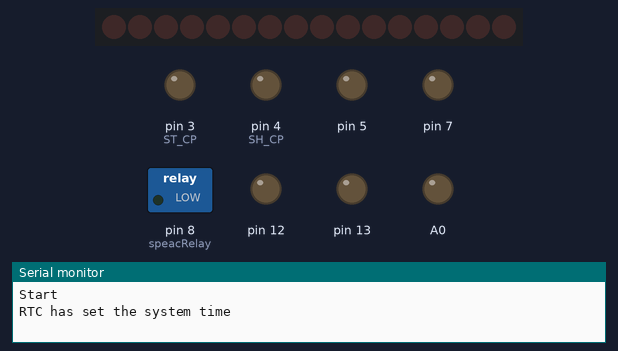
The program below on a simulated Arduino Pro Mini, built with avr-gcc and run on an emulated ATmega328P. Parts: 16 shift-register outputs drawn as a row of LEDs (first output left, lit = HIGH), switched loads named in the program (green lamp = pin HIGH), output pins drawn as LEDs (lit = HIGH), the last lines printed to the serial monitor. The local clock reads 2024-03-15 10:24:30 at power-on unless the program sets it.

Above: at 0.1 s.
At 2.1 s:
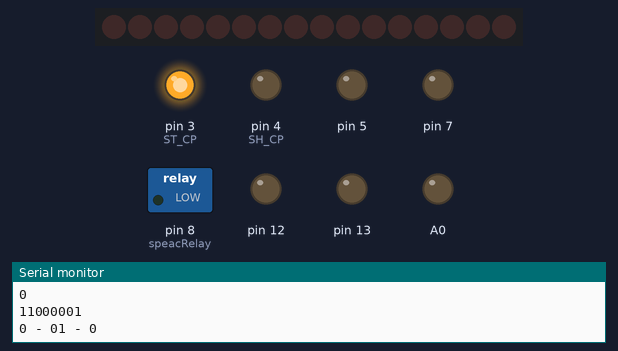
Timing chart, 0 to 3.6 s (numbered marks = the images above):
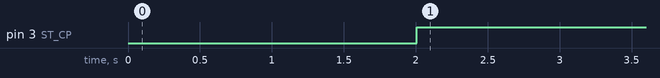

Measured:
- by itself, pin 3 (ST_CP): LOW → HIGH at 2.0 s

The program:

main.cpp
```cpp
// G my_proj

/*
   TimeRTC.pde
   example code illustrating Time library with Real Time Clock.
   pwm -  5, 6 : 9, 10 : 11  13

	Timer0 - используется millis (), micros (), delay () и ШИМ на пинах 5 и 6
	Timer1 - используется для Servo, библиотеки WaveHC и ШИМ на пинах 9 и 10
	Timer2 - используется Tone и ШИМ на пинах 11 и 13

*/
#include <Arduino.h>
#include "NewPing.h"
//#include <Ultrasonic.h>  //Дальнометр SR04

#include <Wire.h>
#include <DS1307RTC.h>  // a basic DS1307 library that returns time as a time_t

#include "IRremote.h"
#include <DHT.h>
//#include <avr/pgmspace.h> // ДлЯ Progem запись во флэш

// #include "read_serial.h"

// Прототипы функций

// Устанавливаем значения в регистры  0 - topic № сдвиговика в массиве , 0- № регистра, 1-значение,2-сообщение (отправлять или нет) //Уст бит в сдвиговый регистр 0 - topic, 1 - num, 2 - val, 3 - send отправлять или нет
//void set_reg_shift(byte topic, byte num, byte val, bool send);
void set_reg_shift(bool send);

// получить значения регистров  0 - № PCF (array_name), 1 - № регистра PCF
byte get_value_regs_PCF(byte i);

// Чтение и установка данных из Serial
void read_serial();

// чтение регистров  и запись в active_reg
void read_array_regs ();

// проверка и установка сдвиговых регистров из нажатых PCF
void set_push_PCF_to_shiftreg ();

// очищаем переменные Serial
void serial_clear();

// Отправляем сообщение в Serial
void send_to_serial( byte topic, byte num, int value);


#include "my_lib.h"


//#include <LiquidCrystal_I2C.h>
//LiquidCrystal_I2C lcd(0x21,16,2);

//КОНСТАНТЫ
#define DHTPIN 6
#define DHTTYPE           DHT11
//#define btnSpeac      2
#define BTN      9
//#define micD      7
#define sr04Trig  10
#define sr04Echo  11
//Ultrasonic ultrasonic(sr04Trig, sr04Echo);

//74HC595
#define DS  2
#define ST_CP  3
#define SH_CP  4


#define speacRelay      8
//#define micLamp      3

const int btns = A0;   //496, 333, ,249, 199, 165
const int sensTherm = A2;
const int sensLight = A3;

DHT dht(DHTPIN, DHTTYPE);


//*******************************************
//ПЕРЕМЕННЫЕ ДЛЯ РЕГИСТРОВ
#define ARRAY_LENGTH 3

	//переменные 74HC595

byte array_shift_reg[] =
{
	0b00000000,
	0b00000000
};
byte count_reg_shift = sizeof(array_shift_reg); //Кол-во строк массива, 3 столбца

// 0 - сдвиговые регистры, 1 -  не в маске, 2 - зажатые, 3 - маска
 byte arr_shift_reg[][4]  = {
//	PCF			 без маски	 >3s		 маска, связь со сдвиговым
	{0b00000000, 0b00000000, 0b00000000, 0b11000011},
	{0b00000000, 0b00000000, 0b00000000, 0b11000011}
  };

byte count_reg_PCF = sizeof(arr_shift_reg)/4; //Кол-во строк массива, 4 столбца

//Для циклов
byte i, j;
boolean bit_PCF_reg;
byte byte_PCF_reg;
//byte registers_shift_1 = 0b00000000;
//byte registers_shift_2 = 0b00000000;


#include <PCF8574.h>  // Расширитель портов
PCF8574 expander_21(0x21); //1+
PCF8574 expander_20(0x20);  //3-

// Храним значеие байта из PCF
byte value_reg_PCF = 0;
// Храним значеие маски для PCF
byte mask_PCF = 0;

//значение задержки, если переполнено, то прошло больше 3 сек и кнопка считается зажатой
byte value_time_delay = 0;
// временное значение сдвигового регичтра
byte value_reg_shift = 0;


// Объявление переменных
// для read_serial
char serial_char = 0;

struct serial_struct
{
	String id = "";
	String topic = "";
	String num = "";
	String value = "";

	byte b_id = 0;
	byte b_topic = 0;
	byte b_num = 0;
	byte b_value = 0;
};

//Структура для хранения данных из сериала
serial_struct serial_vars;
byte serial_num = 0;
String arduino_id = "1";


void setup()
{
	//Устанавливаем сначала все порты на вывод
	for (byte i = 1; i <= 14; i++)
	{
		pinMode(i, OUTPUT);
		digitalWrite(i, LOW);
	}


	pinMode(sr04Trig, OUTPUT);
	pinMode(sr04Echo, INPUT);

	Serial.begin(115200);
	Serial.println("Start");

	//Расширитель портов
	expander_20.begin();
	expander_21.begin();


	//74HC595
	//устанавливаем режим OUTPUT
	pinMode(ST_CP, OUTPUT);
	pinMode(SH_CP, OUTPUT);
	pinMode(DS, OUTPUT);
	digitalWrite(ST_CP, LOW);

	pinMode(BTN, INPUT);   //а 9й – входом кнопки

	pinMode(speacRelay, OUTPUT);  //8й вывод будет выходом
	digitalWrite(speacRelay, LOW);

	// время
	while (!Serial) ; // Только для платы Leonardo
	setSyncProvider(RTC.get);   // получаем время с RTC
	if (timeStatus() != timeSet)
		Serial.println("Unable to sync with the RTC"); //синхронизация не удаласть
	else
		Serial.println("RTC has set the system time");

	//dht.begin();


}

// TODO:  Основной цикл
void loop()
{
	//Для отладки PCF
	delay(2000);
	//for (int i = 0; i < 8; i++)
	//{
		/*Serial.print(i);
		Serial.print(get_value_regs_PCF(0, i));
		delay(10);
		Serial.println(get_value_regs_PCF(1, i));
		delay(10);*/
		Serial.println("--------");
		Serial.println(expander_21.read8(), BIN);
		Serial.println(expander_20.read8(), BIN);

		if (expander_21.read8() == 0b00000010)
		{
			array_shift_reg[0] = 255;
			array_shift_reg[1] = 255;
			//set_reg_shift(1);
		}
		else
		{
			array_shift_reg[0] = 0;
			array_shift_reg[1] = 0;
		}

			//Serial.println("1");


	//}
	//Serial.println("---------------");

	//Serial.println("1");
	// читаем данные с Serial порта и записываем в структуру
	///read_serial();
	//Serial.println("2");


	// проверяем все регистры и получаем данные. если что-то нажато
	///read_array_regs();
	//Serial.println("3");
	// Устанавливаем нажатые кнопки в сдвиговые регистры
	///set_push_PCF_to_shiftreg();
	//Serial.println("4");
	//  TODO: Установить значения в сдвиговые регистры
	set_reg_shift(1);
	//Serial.println("5");
	//serial_clear();
	//Serial.println("6");

	//Вывод данных 5000 - 20 минут
	/*if (counter == 5000)
	{
		counter = 0;
		Serial.println("i1t50n0v"+String(float(Thermister(analogRead(sensTherm))),1));
		Serial.println("i1t51n0v"+String(float(analogRead(sensLight)),1));
		Serial.println("i1t52n0v"+digitalClockDisplay());
		//delay(5);
		val = !digitalRead(speacRelay);

		//Считываем влажность и температуру
		float h = dht.readHumidity();
		float t = dht.readTemperature();

		// Проверка удачно прошло ли считывание влажности и температуры
		if (isnan(h) || isnan(t))
		{
			Serial.println("/hall/dht11@off%");
			return;
		}

		Serial.println("/hall/dht11t@"+String(t)+"%");
		Serial.println("/hall/dht11h@"+String(h)+"%");


	}
	counter++;*/
	//Serial.println("END");
	//Serial.println("df");
	//delay(200);
}

//*********************************************************************************************
//***************************************ФУНКЦИИ***********************************************
//*********************************************************************************************


// TODO: чтение регистров  и запись в active_reg
void read_array_regs ()
{
	// биты, которые нажаты и подходят по маске
	byte act_mask = 0;
	// биты, которые нажаты и не подходят по маске
	byte not_act_mask = 0;
	// биты, которые нажаты и не подходят по маске
	byte num_set_reg_pcf = 0;
	// флаг загрузки в ренистры сдвига
	byte flag_set_shift = 0;


	//Serial.println("Start arr");
	for (i=0; i < count_reg_PCF; i++)
	{
		value_reg_PCF = get_value_regs_PCF(i);
		//получаем маску
		mask_PCF = arr_shift_reg[i][2];
		// Выделяем биты, которые подходят по маске
		act_mask = value_reg_PCF & mask_PCF;
		// Выделяем биты, которые не подходят по маске
		not_act_mask = value_reg_PCF xor act_mask;
		num_set_reg_pcf = 255;

		//Вычисляем номер регистра, который установлен
		for ( j = 0; j < 8; j++)
		{
			if (bitRead(act_mask, j) == 1)
			{
				num_set_reg_pcf = j;
				break;
			}
		}

		while(value_reg_PCF > 0 )
		{
			value_reg_PCF = get_value_regs_PCF(i);
			//если отпустили кнопку, то устанавливаем регистры
			if (value_reg_PCF == 0)
			{

				//Установка в регистр, нажатия кнопки

				if(value_time_delay == 255) // Если была зажата
				{
					//bitSet(arr_shift_reg[i][1], num_set_reg_pcf);
					arr_shift_reg[i][2] = arr_shift_reg[i][2] xor act_mask;
				}
				else  // если не зажата
				{
					//bitSet(arr_shift_reg[i][0], num_set_reg_pcf);
					arr_shift_reg[i][0] = arr_shift_reg[i][0] xor act_mask;
					if (act_mask !=0)
					{
						flag_set_shift = 1;
					}
					arr_shift_reg[i][1] = arr_shift_reg[i][1] xor not_act_mask;
				}


			}
			//Считаем время задержки
			delay(11);
			if (value_time_delay != 255)
				{
					value_time_delay++;
				}

		}
	}

	// Устанавливаем регистры сдвига, если есть нажатия кнопок
	if (flag_set_shift == 1)
	{
		set_reg_shift(0);

	}
}

void set_push_PCF_to_shiftreg()
{
	//Serial.println("Start push");
	for (i = 0; i < count_reg_PCF; i++)
	{
		byte_PCF_reg = arr_shift_reg[i][0];

		// Если не нажата ни одна кнопка, то переходим к следующей микросхеме
		if (byte_PCF_reg != 0)
		{


			//////////////////////////////////////////
			for (j=0; j < 8; j++)
			{
				/*// Отладка
				Serial.println("i - " + String(i));
				Serial.println("j - " + String(j));
				*/

				bit_PCF_reg = bitRead(byte_PCF_reg, j);
				if (bit_PCF_reg != 0)
				{
					// Проверяем нажатие кнопки и если есть связь со сдвиговым регистром, то инвертируем синганл
					if (bit_PCF_reg == bitRead(arr_shift_reg[i][2], j))
					{
						value_reg_shift = bitRead(array_shift_reg[i], j);
						bitWrite(array_shift_reg[i], j, !value_reg_shift);
						send_to_serial(i,j,!value_reg_shift);
					}
					else
					{
						/* code */
					}

				}

			}
		}
	}


	//устанавливаем отдельные регистры, которые не связаны с PCF
	for (i = count_reg_PCF; i < count_reg_shift; i++)
	{
		for (j=0; j < 8; j++)
		{
			//bit_PCF_reg = bitRead(array_shift_reg[i], j);

		}
	}

}


void read_serial()
{
	//Serial.println("Start serial");
	while (Serial.available() > 0)
	{
		//delay(1);
		// забираем первый символ
		serial_char = Serial.read();

	 	switch (serial_char)
		{
			case 'i':
				serial_num = 1;
				continue;

			case 't':
				// если id сообщения равен устройству, то записываем следующее значение
				if (serial_vars.id == arduino_id)
				{
					serial_num = 2;
				}
				// иначе, мы обнуляем переменные и очищаем кэш сериала
				else
				{
					serial_clear();

					while (Serial.available() > 0)
					{
						Serial.read();
					}
				}
				continue;

			case 'n':
				serial_num = 3;
				continue;

			case 'v':
				serial_num = 4;
				continue;
		}

		// ессли получаем не число, то сбрасываем переменные и буфер
		if (!isdigit(serial_char))
		{
			serial_clear();

			while (Serial.available() > 0)
			{
				Serial.read();
			}

		}

		switch (serial_num)
		{
			case 1:
				serial_vars.id += serial_char;
				break;
			case 2:
				serial_vars.topic += serial_char;
				break;
			case 3:
				serial_vars.num += serial_char;
				break;
			case 4:
				serial_vars.value += serial_char;
				break;
		}
	}

	// После проверки буфера сообщений проверяем id и если он есть, то ковертируем в цифры
	if (serial_vars.id != "" and serial_num == 4)
	{
		serial_vars.b_id = serial_vars.id.toInt();
		serial_vars.b_topic = serial_vars.topic.toInt();
		serial_vars.b_num = serial_vars.num.toInt();
		serial_vars.b_value = serial_vars.value.toInt();

		Serial.println(serial_vars.topic + "-" + serial_vars.num + "-" + serial_vars.value);

		//если номер регистра меньше 50, значит это сдвиговый регистр и ставим его сразу
		if (serial_vars.b_topic < 50)
		{
			//active_reg[0] = serial_vars.b_topic;
			//active_reg[1] = serial_vars.b_num;

			bitWrite(array_shift_reg[serial_vars.b_topic], serial_vars.b_num, serial_vars.b_value);

			//set_reg_shift(serial_vars.b_topic, serial_vars.b_num, serial_vars.b_value, 0);
			//serial_clear();
		}
		// иначе смотрим по обстановке
		else
		{
			/* code */
		}

	}
}

// получить значения регистров  0 - № PCF (array_name), 1 - № регистра PCF
byte get_value_regs_PCF(byte num_array_name)
{
	switch (num_array_name)
	{
		case 0:
		{
			Serial.print("A");
			//return expander_20.readButton8(num_reg);

			return expander_21.read8();//expander_20.readButton8(num_reg);
			break;
		}
		case 1:
		{
			Serial.print("B");
			return expander_20.read8();//expander_21.readButton(num_reg);
			break;
		}
		default:
			return 0;
	}
}

//Уст бит в сдвиговый регистр 0 - topic, 1 - num, 2 - val, 3 - send отправлять или нет
void set_reg_shift( bool send)
{
	//Serial.println("Start set_reg_shift");
	//bitWrite(array_shift_reg[topic], num,val);

	//Сдвиг через сдвиговый регистр 74HC595
	digitalWrite(ST_CP, LOW);

	//запись данных в сдвиговые регистры
	for ( i = count_reg_shift - 1; i < 255; i--)
	{
		/*// Отладка
		Serial.println("count_reg_shift - " + String(count_reg_shift));
		Serial.println("i - " + String(i));
		delay(2000);
		*/
		shiftOut(DS, SH_CP, MSBFIRST, array_shift_reg[i]);


	}

    digitalWrite(ST_CP, HIGH);

	if (send)
		Serial.println("0 - " + String(array_shift_reg[0]) +"1 - " + String(array_shift_reg[1]) );

}

void serial_clear()
{
	//Serial.println("Start clear");
	serial_vars.id = "";
	serial_vars.topic = "";
	serial_vars.num = "";
	serial_vars.value = "";

	serial_vars.b_id = 0;
	serial_vars.b_topic = 0;
	serial_vars.b_num = 0;
	serial_vars.b_value = 0;

	// Обнуляем регистры нажатых кнопок
	for ( i = 0; i < count_reg_PCF; i++)
	{
		arr_shift_reg[i][0] = 0;
		arr_shift_reg[i][1] = 0;
	}

	serial_num = 0;
}
// i1t0n2v1    i1t0n2v0

byte reverse_bit (byte topic, byte num)
{
	// инвертируем бит
	return !bitRead(array_shift_reg[topic], num);
}


// Отправить в Serial
void send_to_serial( byte topic, byte num, int value)
{
	Serial.println("i"+ String(arduino_id)
	+ 't' + String(topic)
	+ 'n' + String(num )
	+ 'v' + String(value));
}

void read_set_pcf ()
{
	expander_21.read8();
} 
```

my_lib.cpp
```cpp
#include "my_lib.h"
#include <Time.h>
#include <TimeLib.h>
#include <DS1307RTC.h>

#define speacRelay      8

//Термистор
double Thermister(int RawADC) {
	double Temp;
	Temp = log(((10240000/RawADC) - 10000));
	Temp = 1 / (0.001129148 + (0.000234125 + (0.0000000876741 * Temp * Temp ))* Temp );
	Temp = Temp - 273.15;		// Kelvin to Celcius
	//Temp = (Temp * 9.0)/ 5.0 + 32.0;		// 1 способ Convert Celcius to Fahrenheit
	//Temp = (Temp * 1.8) + 32.0;		// 2 способ Convert Celcius to Fahrenheit
	return Temp;
}

//Вывод часов
String digitalClockDisplay() {
	String clockTemp = "";
  // digital clock display of the time
  /*Serial.print(hour());
  //printDigits(hour());
  printDigits(minute());
  printDigits(second());
  Serial.print(" ");
  Serial.print(day());
  Serial.print(" ");
  Serial.print(month());
  Serial.print(" ");
  Serial.print(year());
  Serial.println();*/
  //delay(1000);

  return clockTemp = String(hour())+printDigits(minute()) + printDigits(second());
}

String printDigits(int num)
{
	String a =":";
	// utility function for digital clock display: prints preceding colon and leading 0
	//Serial.print(":");
	if (num < 10)
	a+="0";
	return a+=String(num);
	// Serial.print(num);
}


void setTimeFromFormatString(String time)
{
  //ДД.ММ.ГГ чч:мм:сс
  int day = time.substring(0, 2).toInt();
  int month = time.substring(3, 5).toInt();
  int year = time.substring(6, 8).toInt();
  int hours = time.substring(9, 11).toInt();
  int minutes = time.substring(12, 14).toInt();
  int seconds = time.substring(15, 17).toInt();
  TimeElements te;
  te.Second = seconds;
  te.Minute = minutes;
  te.Hour = hours;
  te.Day = day;
  te.Month = month;
  te.Year = year + 30; //год в библиотеке отсчитывается с 1970. Мы хотим с 2000
  time_t timeVal = makeTime(te);
  RTC.set(timeVal);
  setTime(timeVal);
}

void checkTime ()
{
	  if (timeStatus() == timeSet)
  {
    /*if (digitalRead(btn) == HIGH)
	{
      //digitalClockDisplay();
    }*/
    if (hour() == 6 and minute() == 45 and digitalRead(5) == 1)
	{
      digitalWrite(speacRelay, LOW);
    }

  }
  else
  {
    Serial.println("The time has not been set.  Please run the Time");
    Serial.println("TimeRTCSet example, or DS1307RTC SetTime example.");
    Serial.println();
    delay(4000);
  }
}
```

my_lib.h
```cpp
#ifndef __MY_LIB
#define __MY_LIB
#include <Arduino.h>

double Thermister(int RawADC);
String digitalClockDisplay();
String printDigits(int num);
void setTimeFromFormatString(String time);
void checkTime ();
#endif
```
